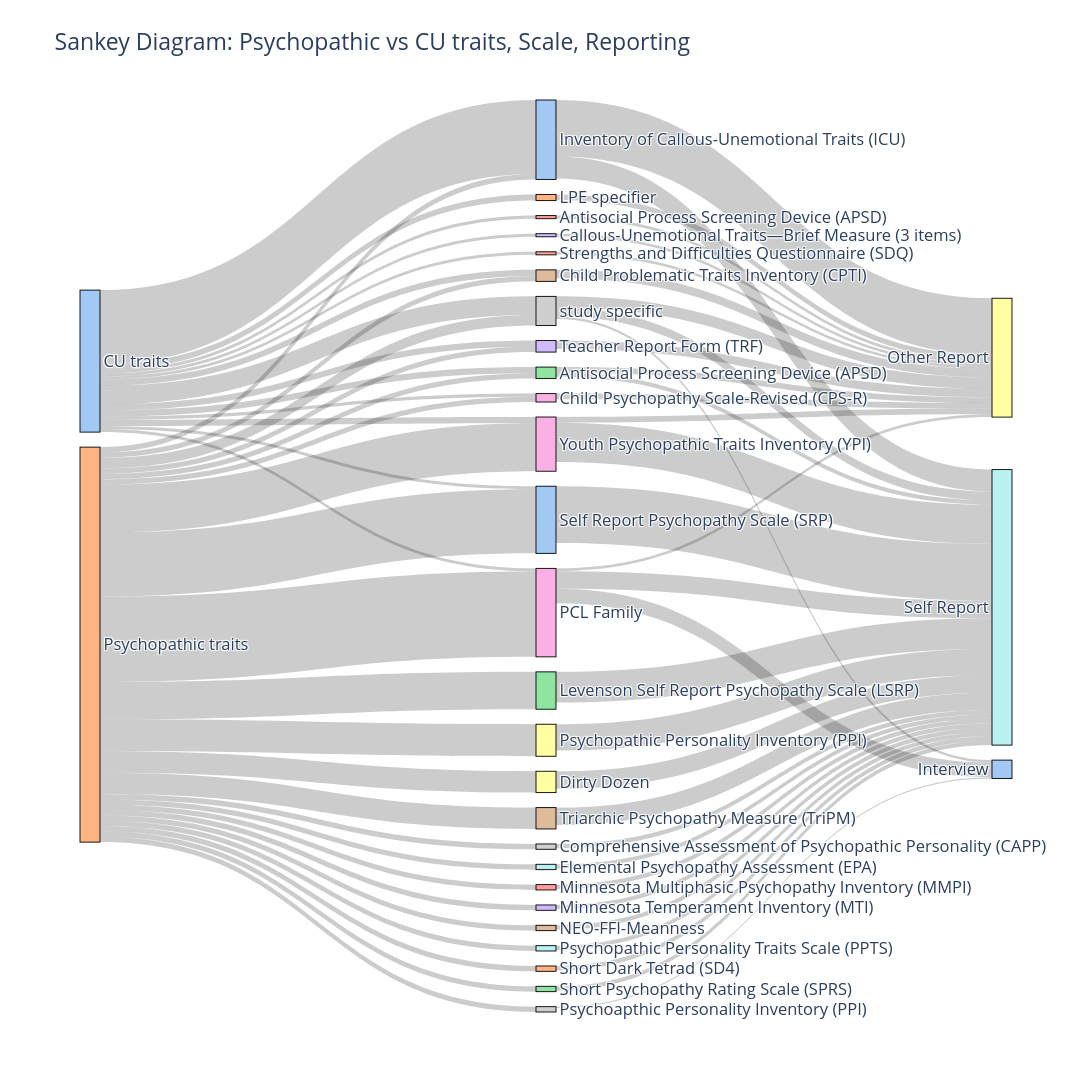

The code cell stored with this chart in its notebook:
### Code cell
# 1. Split into the two "hops" of the Sankey
hop1 = dfsankeycu.groupby(['p_or_cu', 'scale']).agg({
    'pcu_count': 'sum', 
    'nameyear': lambda x: '<br>'.join(sorted(x.unique()))
}).reset_index().rename(columns={'p_or_cu': 'source', 'scale': 'target', 'pcu_count': 'value'})

hop2 = dfsankeycu.groupby(['scale', 'reporting_type']).agg({
    'reporttype_count': 'sum', 
    'nameyear': lambda x: '<br>'.join(sorted(x.unique()))
}).reset_index().rename(columns={'scale': 'source', 'reporting_type': 'target', 'reporttype_count': 'value'})

# 2. Combine hops into one flow table
df_links = pd.concat([hop1, hop2], axis=0)

# 3. Create the unique labels for the nodes
labels = list(pd.concat([df_links['source'], df_links['target']]).unique())
label_map = {label: idx for idx, label in enumerate(labels)}

# 4. Map labels to indices
sources = df_links['source'].map(label_map).tolist()
targets = df_links['target'].map(label_map).tolist()
values = df_links['value'].tolist()
customdata = df_links['nameyear'].tolist()

import seaborn as sns
node_colors = sns.color_palette("pastel", len(labels)).as_hex()
# Create the Sankey plot
fig = go.Figure(data=[go.Sankey(
    node=dict(
        pad=15, 
        thickness=20,
        line=dict(color="black", width=0.9),
        color=node_colors,
        label=labels,
        align="left"
    ),
    link=dict(
        source=sources,
        target=targets,
        value=values,
        customdata=customdata,
        # Using %{customdata} now displays the unique, newline-separated list
        hovertemplate='<b>Studies in this flow:</b><br>%{customdata}<extra></extra>',
        hovercolor='rgba(0, 0, 0, 0.5)'
    ))])

fig.update_layout(title_text="Sankey Diagram: Psychopathic vs CU traits, Scale, Reporting", font_size=16.5, width=1500, height=1800, hovermode='x')
fig.show()
save_path = r"C:\Users\U727148\Desktop\DATA\REVIEW\sankey_plots_LV_review\sankey_diagram_psycho.html"
fig.write_html(save_path)

### Figure 1 — Plotly figure (JSON) as saved in the notebook; plotly's stock layout.template omitted (floating-point values rounded to 4 significant figures)
{"data": [{"link": {"customdata": ["Goulter (2021)<br>Hawes (2013)", "Muratori (2016)", "Andrade (2016)", "Alvarez-Voces (2024)<br>Willoughby (2022)", "Breaux (2020)", "Barhight (2017)<br>Breaux (2020)<br>Castagna (2024)<br>Drabick (2021)<br>Dugre (2023)<br>Fanti (2013)<br>Fanti (2017)<br>Kemp (2024)<br>Kimonis (2008)<br>Murray (2022)<br>Payot (2022)<br>Piehler (2019)<br>Ray (2016)<br>Shields (2024)<br>Suk (2022)<br>Tillem (2023)<br>Voulgaridou (2022)<br>Wall (2016)<br>White (2014)<br>Winters (2025)", "Elster (2024)<br>Neumann (2024)", "Ciesenski (2024)", "Docherty (2019)", "Hawes (2013)", "Byrd (2018)<br>Docherty (2019)", "Fanti (2017)<br>Michielsen (2022)", "Brislin (2024)<br>Byrd (2021)<br>Dugre (2022)<br>Hawes  (2017)<br>Hawes (2021)", "Colins  (2022)", "Lopez-Romero (2021)", "Breaux (2020)", "Sellbom (2021)", "Maneiro (2019)<br>Maneiro (2020)<br>Pechorro (2018)<br>Pechorro (2021)", "Joyner (2024)", "Breaux (2020)", "Friedman (2021)<br>Gong (2022)<br>Harrop (2021)<br>Joyner (2024)<br>Kvam (2021)<br>Wang (2020)<br>Wissenburg (2022)", "Drislane (2022)", "Neumann (2010)", "Drislane (2022)", "Altikriti (2020)<br>Blonigen (2010)<br>Dhingra (2015)<br>Gillespie (2021)<br>Hare (2022)<br>Kimonis (2011)<br>Krstic (2017)<br>Kvam (2021)<br>Lehmann (2019)<br>McDonald (2021)<br>Mokros (2015)<br>Roy (2021)<br>Roy (2023)<br>Vitacco (2006)<br>Waller (2019)<br>Woerhle (2022)", "Blonigen (2010)", "Drislane (2022)<br>Goulter (2019)<br>Mokros (2015)<br>Roy (2021)<br>Roy (2023)<br>Sellbom (2022)", "Boduszek (2017)", "Carre (2018)<br>Castagna (2025)<br>Cohn (2024)<br>Docherty (2019)<br>Driessen (2018)<br>Hare (2022)<br>Joyner (2024)<br>Mokros (2015)<br>Neumann (2014)<br>Pardini (2013)<br>Roy (2021)<br>Roy (2023)", "Pechorro (2023)", "Međedovic (2024)", "Docherty (2019)", "Carre (2018)<br>Drislane (2022)<br>Joyner (2024)<br>Sellbom (2022)", "Adjorlolo (2018)<br>Colins  (2018)<br>Colins (2017)<br>Dubas  (2018)<br>Maneiro (2019)<br>Neumann (2014)<br>Nijhof (2011)<br>Pechorro (2021)<br>da Silva (2019)", "Hawes  (2017)", "Goulter (2021)<br>Hawes (2013)", "Colins  (2022)", "Muratori (2016)", "Andrade (2016)", "Alvarez-Voces (2024)<br>Lopez-Romero (2021)<br>Willoughby (2022)", "Breaux (2020)", "Sellbom (2021)", "Maneiro (2019)<br>Maneiro (2020)<br>Pechorro (2018)<br>Pechorro (2021)", "Joyner (2024)", "Barhight (2017)<br>Breaux (2020)<br>Castagna (2024)<br>Drabick (2021)<br>Dugre (2023)<br>Fanti (2013)<br>Fanti (2017)<br>Kimonis (2008)<br>Murray (2022)<br>Payot (2022)<br>Piehler (2019)<br>Ray (2016)<br>Shields (2024)<br>Suk (2022)<br>Tillem (2023)<br>Voulgaridou (2022)<br>Wall (2016)<br>White (2014)<br>Winters (2025)", "Barhight (2017)<br>Fanti (2013)<br>Kemp (2024)<br>Suk (2022)<br>Tillem (2023)", "Elster (2024)<br>Neumann (2024)", "Friedman (2021)<br>Gong (2022)<br>Harrop (2021)<br>Joyner (2024)<br>Kvam (2021)<br>Wang (2020)<br>Wissenburg (2022)", "Drislane (2022)", "Neumann (2010)", "Drislane (2022)", "Altikriti (2020)<br>Blonigen (2010)<br>Dhingra (2015)<br>Hare (2022)<br>Kimonis (2011)<br>Krstic (2017)<br>Kvam (2021)<br>Lehmann (2019)<br>Mokros (2015)<br>Vitacco (2006)<br>Waller (2019)<br>Woerhle (2022)", "Gillespie (2021)", "Ciesenski (2024)<br>McDonald (2021)<br>Roy (2021)<br>Roy (2023)", "Blonigen (2010)", "Drislane (2022)<br>Goulter (2019)<br>Mokros (2015)<br>Roy (2021)<br>Roy (2023)<br>Sellbom (2022)", "Boduszek (2017)", "Carre (2018)<br>Castagna (2025)<br>Cohn (2024)<br>Docherty (2019)<br>Driessen (2018)<br>Hare (2022)<br>Joyner (2024)<br>Mokros (2015)<br>Neumann (2014)<br>Pardini (2013)<br>Roy (2021)<br>Roy (2023)", "Pechorro (2023)", "Međedovic (2024)", "Hawes (2013)", "Byrd (2018)<br>Docherty (2019)", "Carre (2018)<br>Drislane (2022)<br>Joyner (2024)<br>Sellbom (2022)", "Fanti (2017)<br>Michielsen (2022)", "Adjorlolo (2018)<br>Colins  (2018)<br>Colins (2017)<br>Dubas  (2018)<br>Maneiro (2019)<br>Neumann (2014)<br>Nijhof (2011)<br>Pechorro (2021)<br>da Silva (2019)", "Hawes  (2017)", "Brislin (2024)<br>Byrd (2021)<br>Dugre (2022)<br>Hawes (2021)", "Hawes  (2017)"], "hovercolor": "rgba(0, 0, 0, 0.5)", "hovertemplate": "<b>Studies in this flow:</b><br>%{customdata}<extra></extra>", "source": [0, 0, 0, 0, 0, 0, 0, 0, 0, 0, 0, 0, 0, 1, 1, 1, 1, 1, 1, 1, 1, 1, 1, 1, 1, 1, 1, 1, 1, 1, 1, 1, 1, 1, 1, 2, 2, 3, 4, 5, 6, 7, 8, 9, 10, 10, 11, 12, 13, 14, 15, 16, 16, 16, 17, 18, 19, 20, 21, 22, 23, 24, 25, 26, 26, 27, 27, 27], "target": [2, 3, 4, 5, 6, 10, 11, 16, 20, 23, 24, 26, 27, 2, 5, 6, 7, 8, 9, 10, 12, 13, 14, 15, 16, 17, 18, 19, 20, 21, 22, 24, 25, 26, 27, 28, 29, 28, 28, 28, 28, 29, 29, 29, 28, 29, 28, 29, 29, 29, 29, 30, 28, 29, 30, 29, 29, 29, 29, 29, 28, 28, 29, 28, 29, 30, 28, 29], "value": [96, 48, 48, 96, 48, 1152, 96, 48, 48, 48, 96, 96, 288, 83, 83, 83, 83, 332, 83, 83, 581, 83, 83, 83, 1328, 83, 498, 83, 996, 83, 83, 83, 332, 747, 166, 88, 68, 44, 44, 132, 88, 68, 272, 68, 880, 340, 88, 476, 68, 68, 68, 228, 44, 272, 19, 408, 68, 884, 68, 68, 44, 132, 272, 88, 612, 38, 176, 136]}, "node": {"align": "left", "color": ["#a1c9f4", "#ffb482", "#8de5a1", "#ff9f9b", "#d0bbff", "#debb9b", "#fab0e4", "#cfcfcf", "#fffea3", "#b9f2f0", "#a1c9f4", "#ffb482", "#8de5a1", "#ff9f9b", "#d0bbff", "#debb9b", "#fab0e4", "#cfcfcf", "#fffea3", "#b9f2f0", "#a1c9f4", "#ffb482", "#8de5a1", "#ff9f9b", "#d0bbff", "#debb9b", "#fab0e4", "#cfcfcf", "#fffea3", "#b9f2f0", "#a1c9f4"], "label": ["CU traits", "Psychopathic traits", "Antisocial Process Screening Device (APSD)", "Antisocial Process Screening Device (APSD) ", "Callous-Unemotional Traits—Brief Measure (3 items)", "Child Problematic Traits Inventory (CPTI)", "Child Psychopathy Scale-Revised (CPS-R)", "Comprehensive Assessment of Psychopathic Personality (CAPP)", "Dirty Dozen", "Elemental Psychopathy Assessment (EPA)", "Inventory of Callous-Unemotional Traits (ICU)", "LPE specifier", "Levenson Self Report Psychopathy Scale (LSRP)", "Minnesota Multiphasic Psychopathy Inventory (MMPI)", "Minnesota Temperament Inventory (MTI) ", "NEO-FFI-Meanness", "PCL Family", "Psychoapthic Personality Inventory (PPI)", "Psychopathic Personality Inventory (PPI)", "Psychopathic Personality Traits Scale (PPTS)", "Self Report Psychopathy Scale (SRP)", "Short Dark Tetrad (SD4)", "Short Psychopathy Rating Scale (SPRS)", "Strengths and Difficulties Questionnaire (SDQ) ", "Teacher Report Form (TRF)", "Triarchic Psychopathy Measure (TriPM)", "Youth Psychopathic Traits Inventory (YPI)", "study specific", "Other Report", "Self Report", "Interview"], "line": {"color": "black", "width": 0.9}, "pad": 15, "thickness": 20}, "type": "sankey"}], "layout": {"font": {"size": 16.5}, "height": 1800, "hovermode": "x", "title": {"text": "Sankey Diagram: Psychopathic vs CU traits, Scale, Reporting"}, "width": 1500}}
